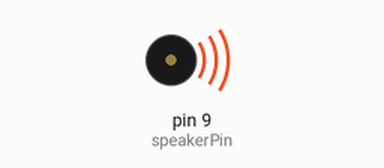
The sketch below on a simulated Arduino Uno, built with avr-gcc and run on an emulated ATmega328P. Parts: buzzer (waves = sounding).

Above: at 0.1 s.
Timing chart, 0 to 1.6 s (numbered marks = the images above):
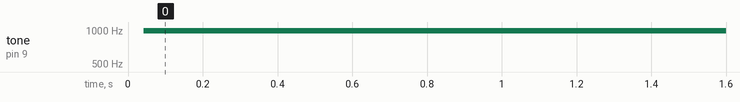

Measured:
- by itself, tone on pin 9 (speakerPin): silent → 988 Hz at 0.04 s

The sketch:

4_digital_sythesis.ino
```cpp
int speakerPin = 9; // connect speaker to digital pin 9

unsigned long halfPeriod = 500; // set the half-period (in microseconds)

void setup() {

  pinMode(speakerPin, OUTPUT); // set the speaker pin as an output

}

void loop() {

  digitalWrite(speakerPin, HIGH); // set the speaker pin high

  delayMicroseconds(halfPeriod); // wait for half the period

  digitalWrite(speakerPin, LOW); // set the speaker pin low

  delayMicroseconds(halfPeriod); // wait for the other half of the period

}
```
